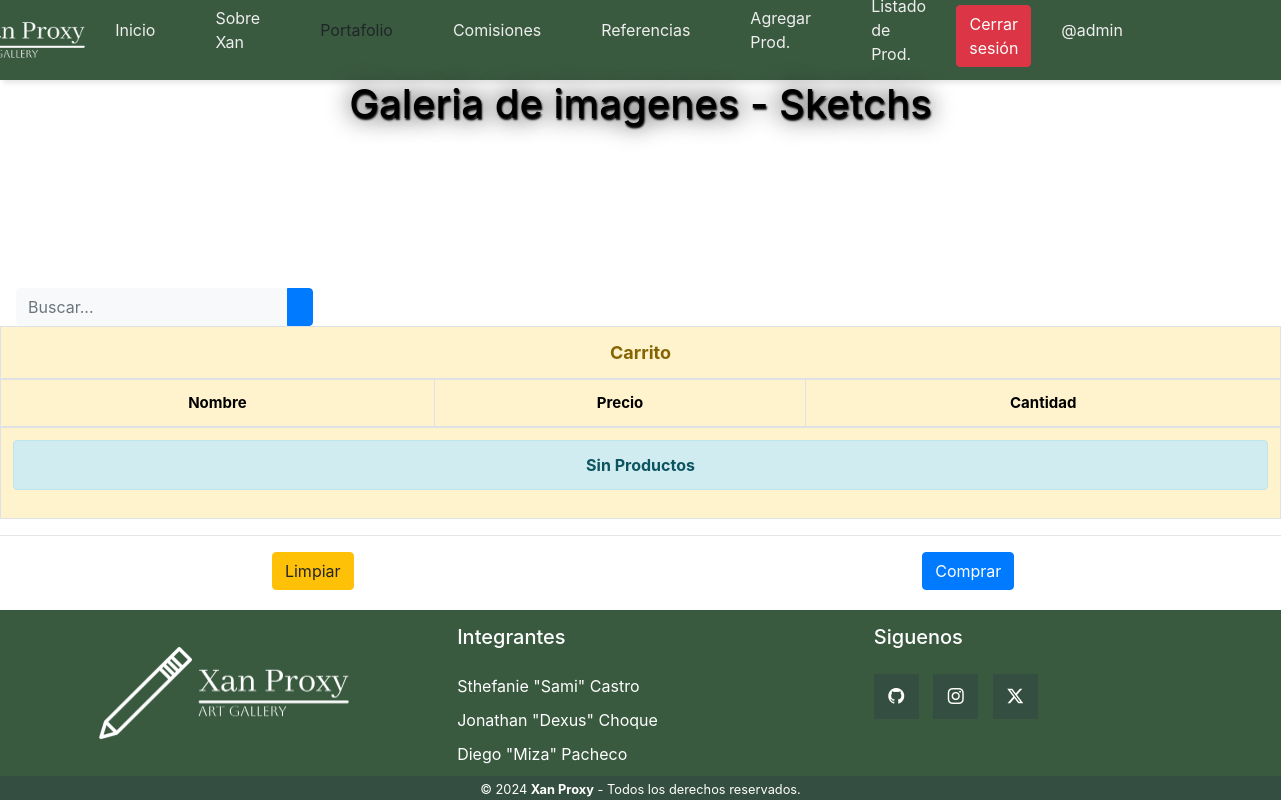
The page /portafolio/ (signed in) on the database as committed earlier.
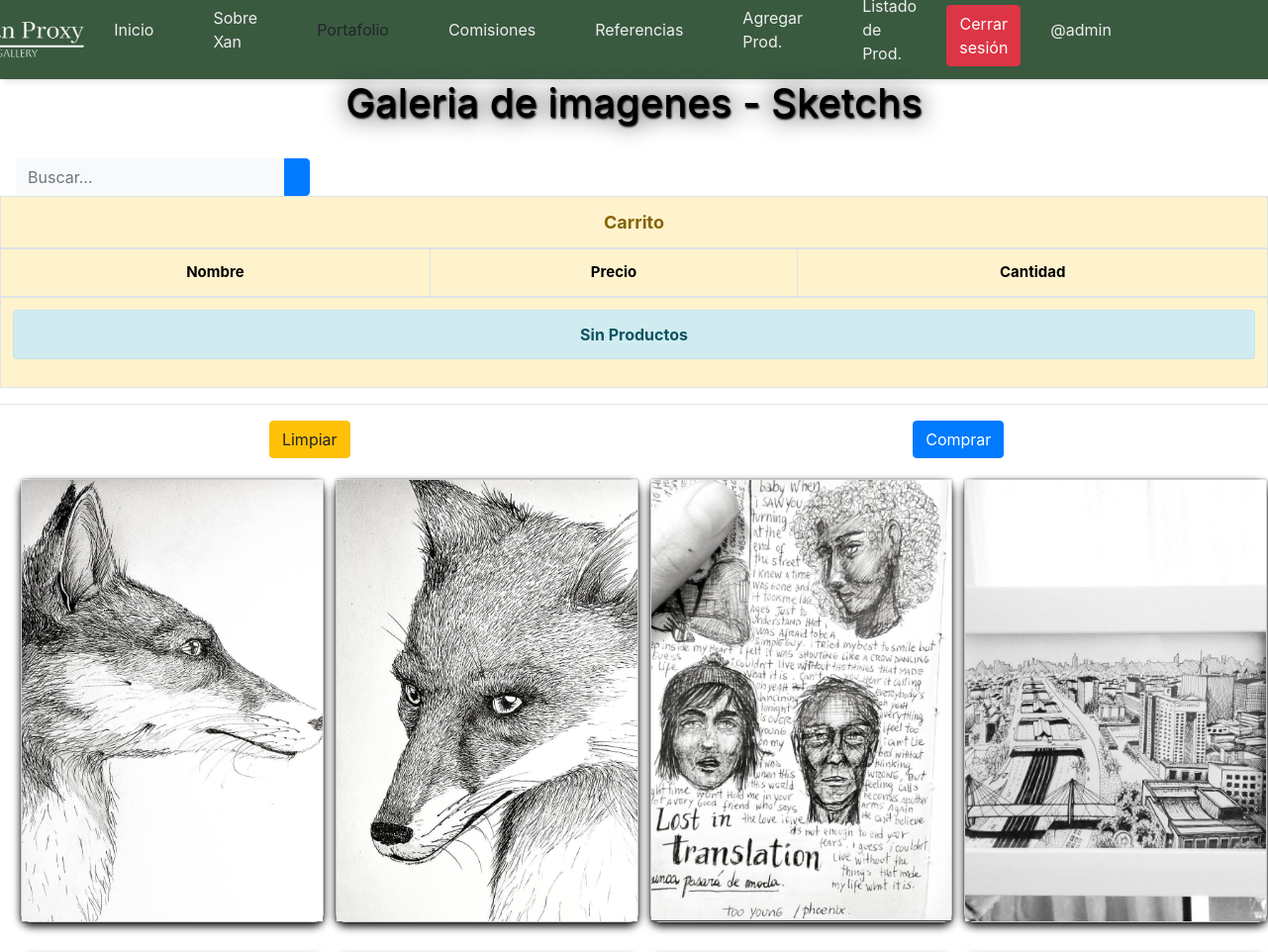
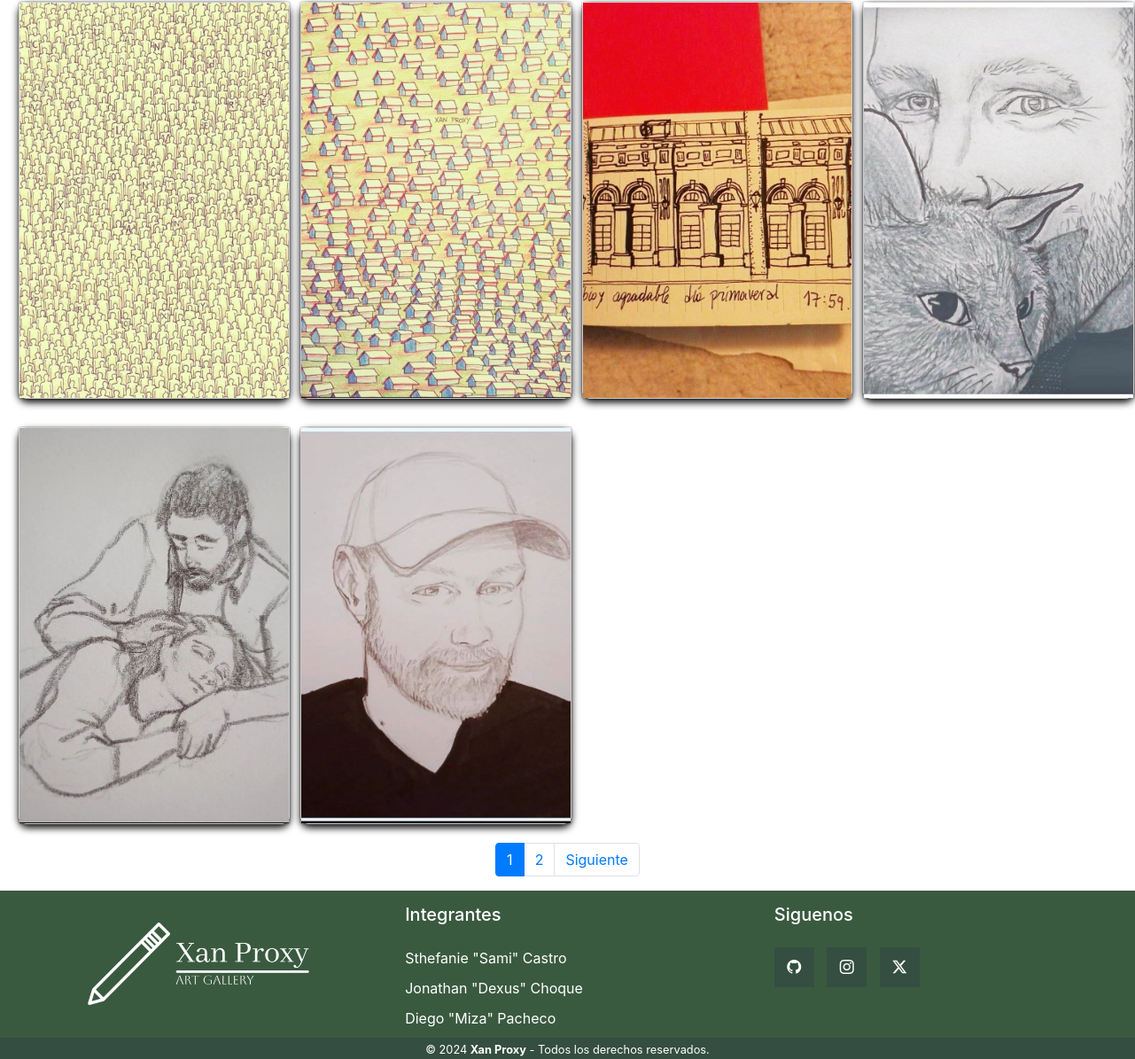
The same page on the database as committed later (2 pictures, top to bottom).
### web/models.py (models this page shows, shortened)
class Producto(models.Model):
    id = models.IntegerField(primary_key=True)
    nombre = models.CharField(max_length=200)
    precio = models.IntegerField()
    descripcion = models.TextField()
    imagen = models.ImageField(upload_to="productos", null=True)

### web/views.py (the view)
# urls.py: path('portafolio/', portafolio, name="portafolio"),
@login_required
def portafolio(request):
    busqueda = request.POST.get("buscar")
    productos = Producto.objects.all()
    if busqueda:
        productos = Producto.objects.filter(
            Q(nombre__icontains = busqueda) |
            Q(descripcion__icontains = busqueda) |
            Q(precio__icontains = busqueda)
        ).distinct()
    page = request.GET.get('page', 1)
    try:
        paginator = Paginator(productos, 10)
        productos = paginator.page(page)
    except:
        raise Http404
    data = {
        'entity' : productos,
        'paginator' : paginator
    }
    return render(request, 'web/portfolio.html', data)

### web/templates/web/portfolio.html (shortened to what the changed rows need)
{% load static %}
<!DOCTYPE html>
<html lang="es">
<head>
    <link rel="stylesheet" href="{% static '/CSS/menu.css' %}">
    <link rel="stylesheet" href="{% static '/CSS/galeriaimgs.css' %}">
    <link rel="stylesheet" href="{% static '/CSS/style_footer.css' %}">
    <link rel="stylesheet" href="https://cdn.jsdelivr.net/npm/bootstrap-icons@1.11.3/font/bootstrap-icons.min.css">
    <link rel="stylesheet" href="https://cdn.jsdelivr.net/npm/bootstrap@4.5.3/dist/css/bootstrap.min.css">
</head>
<body>
    <h1>Galeria de imagenes - Sketchs</h1><br>
    <div  role="alert">
        <table class="table table-bordered alert alert-warning">
            <thead>
                <tr scope="row"class="text-center"><td colspan="3" style="font-weight:bold; font-size:18px">  Carrito </td></tr>
                <td style="font-size:15px; font-weight: bold; color:black; text-align: center;">Nombre</td>
                <td style="font-size:15px; font-weight: bold; color:black; text-align: center;">Precio</td>
                <td style="font-size:15px; font-weight: bold; color:black; text-align: center;">Cantidad</td>
            </thead>
        </table>
    </div>
    {% load humanize %}
    <section class="section">
        {% for p in entity %}
        <div class="card" onclick="voltear(this)">
            <div class="card-container">
                <div class="card-face front-face">
                    {% if p.imagen %}
                    <img src="{{ p.imagen.url }}" alt="">
                    {% endif %}
                </div>
                <div class="card-face back-face">
                    <div class="contenedor-info">
                        <h4>id:{{ p.id }}</h4>
                        <h2>{{ p.nombre | title }}</h2>
                        <p>{{ p.descripcion }}</p>
                        <h4>${{ p.precio | intcomma }}</h4>
                        <a href="{% url 'añadir_carrito' p.id %}" class="btn btn-success">Agregar </a>
                    </div>
                </div>
            </div>
        </div>
        {% endfor %}
    </section>
    <div>
        {% include 'web/paginator.html' %}
    </div>
    <footer class="pie">
        <div class="grupo-1">
            <div class="caja">
                <h2>Integrantes</h2>
            </div>
            <div class="caja">
                <h2>Siguenos</h2>
            </div>
        </div>
    </footer>
</body>
</html>

Rows that differ between the two databases and show on the page:
added Producto: imagen (picture)
added Producto: imagen (picture)
added Producto: imagen (picture)
added Producto: imagen (picture)
added Producto: imagen (picture)
added Producto: imagen (picture)
added Producto: imagen (picture)
added Producto: imagen (picture)
added Producto: imagen (picture)
added Producto: imagen (picture)
Other text that changed with them:
new list line: "1"
new list line: "2"
text now shown: "Siguiente"
